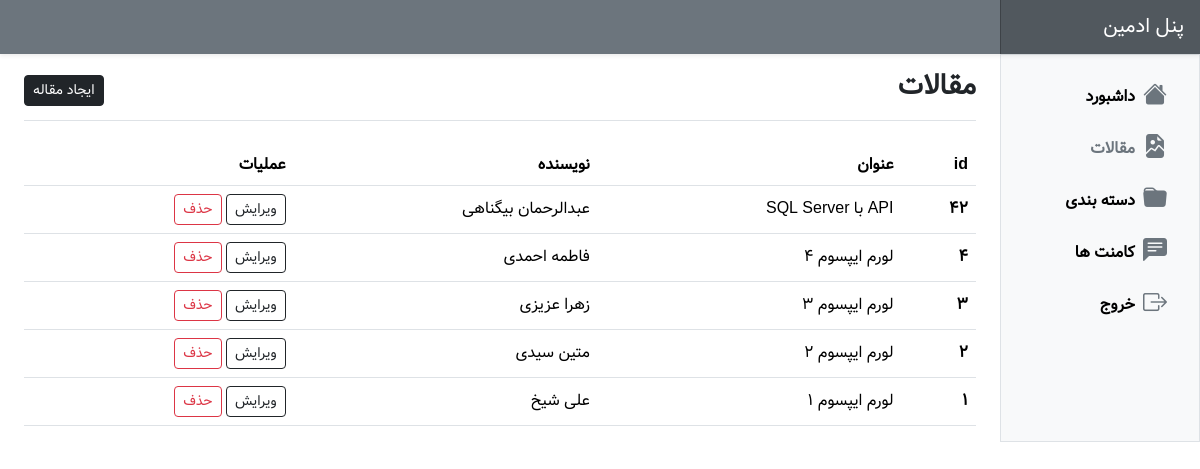
The app's page /panel-admin/pages/posts/index.php (signed in) with its own data.
### tables this page shows
CREATE TABLE `posts` (
  `id` int(11) NOT NULL,
  `title` varchar(255) NOT NULL,
  `body` text NOT NULL,
  `category_id` int(11) NOT NULL,
  `author` varchar(255) NOT NULL,
  `image` varchar(255) NOT NULL
);

### panel-admin/pages/posts/index.php (the view, shortened to what this page needs)
<?php include "../../include/layout/header.php"; ?>
<?php
$posts = $db->query("SELECT * FROM posts ORDER BY id DESC");
?>
<div class="container-fluid">
    <div class="row">
        <?php include "../../include/layout/sidebar.php"; ?>
        <main class="col-md-9 ms-sm-auto col-lg-10 px-md-4">
            <div class="d-flex justify-content-between flex-wrap flex-md-nowrap align-items-center pt-3 pb-2 mb-3 border-bottom">
                <h1 class="fs-3 fw-bold">مقالات</h1>
                <div class="btn-toolbar mb-2 mb-md-0">
                    <a href="./create.php" class="btn btn-sm btn-dark">ایجاد مقاله</a>
                </div>
            </div>
            <?php if ($posts->rowCount() > 0): ?>
                <div class="mt-4">
                    <div class="table-responsive small">
                        <table class="table table-hover align-middle">
                            <thead>
                                <tr>
                                    <th>id</th>
                                    <th>عنوان</th>
                                    <th>نویسنده</th>
                                    <th>عملیات</th>
                                </tr>
                            </thead>
                            <?php foreach ($posts as $post): ?>
                                <tbody>
                                    <tr>
                                        <th><?= htmlspecialchars($post['id']) ?></th>
                                        <td><?= htmlspecialchars($post['title']) ?></td>
                                        <td><?= htmlspecialchars($post['author']) ?></td>
                                        <td>
                                            <a href="./edit.php?id=<?= htmlspecialchars($post['id']) ?>" class="btn btn-sm btn-outline-dark">ویرایش</a>
                                            <a href="?action=delete&id=<?= htmlspecialchars($post['id']) ?>" class="btn btn-sm btn-outline-danger">حذف</a>
                                        </td>
                                    </tr>
                                </tbody>
                            <?php endforeach ?>
                        </table>
                    </div>
                </div>
            <?php else: ?>
                <div class="alert alert-danger"> مقاله‌ای یافت نشد. !!! </div>
            <?php endif ?>
        </main>
    </div>
</div>
<?php include "../../include/layout/footer.php"; ?>

### panel-admin/assets/css/style.css (style rules this page uses)
body { font-family: "Vazir", sans-serif; }
td, th { font-size: 1rem; }

### records on screen
posts: id "42", title "API با SQL Server", author "عبدالرحمان بیگناهی"
posts: id "4", title "لورم ایپسوم 4", author "فاطمه احمدی"
posts: id "3", title "لورم ایپسوم 3", author "زهرا عزیزی"
posts: id "2", title "لورم ایپسوم 2", author "متین سیدی"
posts: id "1", title "لورم ایپسوم 1", author "علی شیخ"
